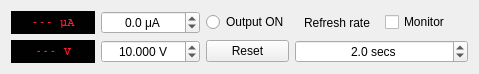
<?xml version="1.0" encoding="UTF-8"?>
<ui version="4.0">
 <class>Panel</class>
 <widget class="QWidget" name="Panel">
  <property name="geometry">
   <rect>
    <x>0</x>
    <y>0</y>
    <width>479</width>
    <height>70</height>
   </rect>
  </property>
  <property name="windowTitle">
   <string>Keithley 6221</string>
  </property>
  <layout class="QGridLayout" name="gridLayout">
   <item row="0" column="0">
    <widget class="QLabel" name="I_disp">
     <property name="font">
      <font>
       <family>Courier</family>
       <weight>75</weight>
       <bold>true</bold>
       <kerning>true</kerning>
      </font>
     </property>
     <property name="autoFillBackground">
      <bool>false</bool>
     </property>
     <property name="styleSheet">
      <string notr="true">background-color: rgb(0, 1, 0);
color: rgb(250, 28, 51);</string>
     </property>
     <property name="frameShape">
      <enum>QFrame::WinPanel</enum>
     </property>
     <property name="frameShadow">
      <enum>QFrame::Sunken</enum>
     </property>
     <property name="text">
      <string>--- μA</string>
     </property>
     <property name="scaledContents">
      <bool>false</bool>
     </property>
     <property name="alignment">
      <set>Qt::AlignCenter</set>
     </property>
     <property name="textInteractionFlags">
      <set>Qt::TextSelectableByMouse</set>
     </property>
    </widget>
   </item>
   <item row="0" column="1">
    <widget class="QDoubleSpinBox" name="doubleSpinBox">
     <property name="alignment">
      <set>Qt::AlignCenter</set>
     </property>
     <property name="suffix">
      <string> μA</string>
     </property>
     <property name="decimals">
      <number>1</number>
     </property>
     <property name="minimum">
      <double>-1000000.000000000000000</double>
     </property>
     <property name="maximum">
      <double>1000000.000000000000000</double>
     </property>
     <property name="singleStep">
      <double>50.000000000000000</double>
     </property>
    </widget>
   </item>
   <item row="0" column="2">
    <widget class="QRadioButton" name="outputON">
     <property name="text">
      <string>Output ON</string>
     </property>
    </widget>
   </item>
   <item row="0" column="3">
    <widget class="QLabel" name="label_47">
     <property name="text">
      <string>Refresh rate</string>
     </property>
     <property name="alignment">
      <set>Qt::AlignCenter</set>
     </property>
    </widget>
   </item>
   <item row="0" column="4">
    <widget class="QCheckBox" name="monitor">
     <property name="text">
      <string>Monitor</string>
     </property>
     <property name="checked">
      <bool>false</bool>
     </property>
    </widget>
   </item>
   <item row="1" column="0">
    <widget class="QLabel" name="V_disp">
     <property name="font">
      <font>
       <family>Courier</family>
       <weight>75</weight>
       <bold>true</bold>
       <kerning>true</kerning>
      </font>
     </property>
     <property name="autoFillBackground">
      <bool>false</bool>
     </property>
     <property name="styleSheet">
      <string notr="true">background-color: rgb(0, 1, 0);
color: rgb(250, 28, 51);</string>
     </property>
     <property name="frameShape">
      <enum>QFrame::WinPanel</enum>
     </property>
     <property name="frameShadow">
      <enum>QFrame::Sunken</enum>
     </property>
     <property name="text">
      <string>--- V</string>
     </property>
     <property name="scaledContents">
      <bool>false</bool>
     </property>
     <property name="alignment">
      <set>Qt::AlignCenter</set>
     </property>
     <property name="textInteractionFlags">
      <set>Qt::TextSelectableByMouse</set>
     </property>
    </widget>
   </item>
   <item row="1" column="1">
    <widget class="QDoubleSpinBox" name="doubleSpinBox_2">
     <property name="alignment">
      <set>Qt::AlignCenter</set>
     </property>
     <property name="suffix">
      <string> V</string>
     </property>
     <property name="decimals">
      <number>3</number>
     </property>
     <property name="minimum">
      <double>-50.000000000000000</double>
     </property>
     <property name="maximum">
      <double>50.000000000000000</double>
     </property>
     <property name="singleStep">
      <double>1.000000000000000</double>
     </property>
     <property name="value">
      <double>10.000000000000000</double>
     </property>
    </widget>
   </item>
   <item row="1" column="2">
    <widget class="QPushButton" name="resetbutton">
     <property name="text">
      <string>Reset</string>
     </property>
    </widget>
   </item>
   <item row="1" column="3" colspan="2">
    <widget class="QDoubleSpinBox" name="refresh_rate">
     <property name="minimumSize">
      <size>
       <width>91</width>
       <height>0</height>
      </size>
     </property>
     <property name="alignment">
      <set>Qt::AlignCenter</set>
     </property>
     <property name="suffix">
      <string> secs</string>
     </property>
     <property name="decimals">
      <number>1</number>
     </property>
     <property name="maximum">
      <double>9999999.000000000000000</double>
     </property>
     <property name="singleStep">
      <double>0.500000000000000</double>
     </property>
     <property name="value">
      <double>2.000000000000000</double>
     </property>
    </widget>
   </item>
  </layout>
 </widget>
 <resources/>
 <connections>
  <connection>
   <sender>monitor</sender>
   <signal>clicked(bool)</signal>
   <receiver>Panel</receiver>
   <slot>monitor()</slot>
   <hints>
    <hint type="sourcelabel">
     <x>468</x>
     <y>36</y>
    </hint>
    <hint type="destinationlabel">
     <x>297</x>
     <y>122</y>
    </hint>
   </hints>
  </connection>
  <connection>
   <sender>refresh_rate</sender>
   <signal>valueChanged(double)</signal>
   <receiver>Panel</receiver>
   <slot>update_timer_timeout()</slot>
   <hints>
    <hint type="sourcelabel">
     <x>416</x>
     <y>59</y>
    </hint>
    <hint type="destinationlabel">
     <x>191</x>
     <y>149</y>
    </hint>
   </hints>
  </connection>
  <connection>
   <sender>doubleSpinBox</sender>
   <signal>valueChanged(double)</signal>
   <receiver>Panel</receiver>
   <slot>change_I()</slot>
   <hints>
    <hint type="sourcelabel">
     <x>154</x>
     <y>21</y>
    </hint>
    <hint type="destinationlabel">
     <x>238</x>
     <y>44</y>
    </hint>
   </hints>
  </connection>
  <connection>
   <sender>doubleSpinBox_2</sender>
   <signal>valueChanged(double)</signal>
   <receiver>Panel</receiver>
   <slot>change_V_comp()</slot>
   <hints>
    <hint type="sourcelabel">
     <x>120</x>
     <y>45</y>
    </hint>
    <hint type="destinationlabel">
     <x>279</x>
     <y>82</y>
    </hint>
   </hints>
  </connection>
  <connection>
   <sender>outputON</sender>
   <signal>clicked(bool)</signal>
   <receiver>Panel</receiver>
   <slot>switch_output()</slot>
   <hints>
    <hint type="sourcelabel">
     <x>244</x>
     <y>18</y>
    </hint>
    <hint type="destinationlabel">
     <x>290</x>
     <y>23</y>
    </hint>
   </hints>
  </connection>
  <connection>
   <sender>resetbutton</sender>
   <signal>clicked()</signal>
   <receiver>Panel</receiver>
   <slot>reset_inst()</slot>
   <hints>
    <hint type="sourcelabel">
     <x>270</x>
     <y>48</y>
    </hint>
    <hint type="destinationlabel">
     <x>45</x>
     <y>47</y>
    </hint>
   </hints>
  </connection>
 </connections>
 <slots>
  <slot>monitor()</slot>
  <slot>update_timer_timeout()</slot>
  <slot>change_I()</slot>
  <slot>change_V_comp()</slot>
  <slot>reset_inst()</slot>
  <slot>switch_output()</slot>
 </slots>
</ui>
